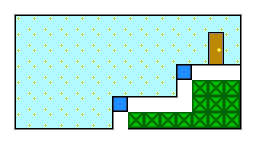

This game map was drawn from its Tiled (.tmx) file and the tilesets committed beside it. A one-line description and the trimmed map source follow:
An orthogonal 16x9 tile map with 16x16 px tiles, 1 tile layer (Background) and 7 objects (6x CollisionSolid, TransitionDoor).

<map version="1.2" tiledversion="1.2.4" orientation="orthogonal" renderorder="right-down" width="16" height="9" tilewidth="16" tileheight="16" infinite="0" nextlayerid="4" nextobjectid="8">
 <properties>
  <property name="BGMShortname" value="null" />
  <property name="ID" value="testStageRoom2" />
 </properties>
 <tileset firstgid="1" source="TestTiles.tsx" />
 <layer id="1" name="Background" width="16" height="9">
  <data>[144 cells, 144 non-empty, 13 distinct tile ids]</data>
 </layer>
 <objectgroup color="#ff0000" id="2" name="CollisionMasks">
  <properties>
   <property name="BGMShortname" value="null" />
   <property name="ID" value="testStageRoom2" />
  </properties>
  <object id="1" name="CollisionSolid" x="0" y="0" width="16" height="144" />
  <object id="2" name="CollisionSolid" x="16" y="128" width="240" height="16" />
  <object id="3" name="CollisionSolid" x="240" y="0" width="16" height="128" />
  <object id="4" name="CollisionSolid" x="16" y="0" width="224" height="16" />
  <object id="5" name="CollisionSolid" x="176" y="64" width="64" height="64" />
  <object id="6" name="CollisionSolid" x="112" y="96" width="64" height="32" />
 </objectgroup>
 <objectgroup color="#ffff00" id="3" name="Transitions">
  <object id="7" name="TransitionDoor" x="208" y="32" width="16" height="32">
   <properties>
    <property name="MapID" value="testStageRoom1" />
    <property name="PlayerX" type="int" value="92" />
    <property name="PlayerY" type="int" value="104" />
   </properties>
  </object>
 </objectgroup>
</map>